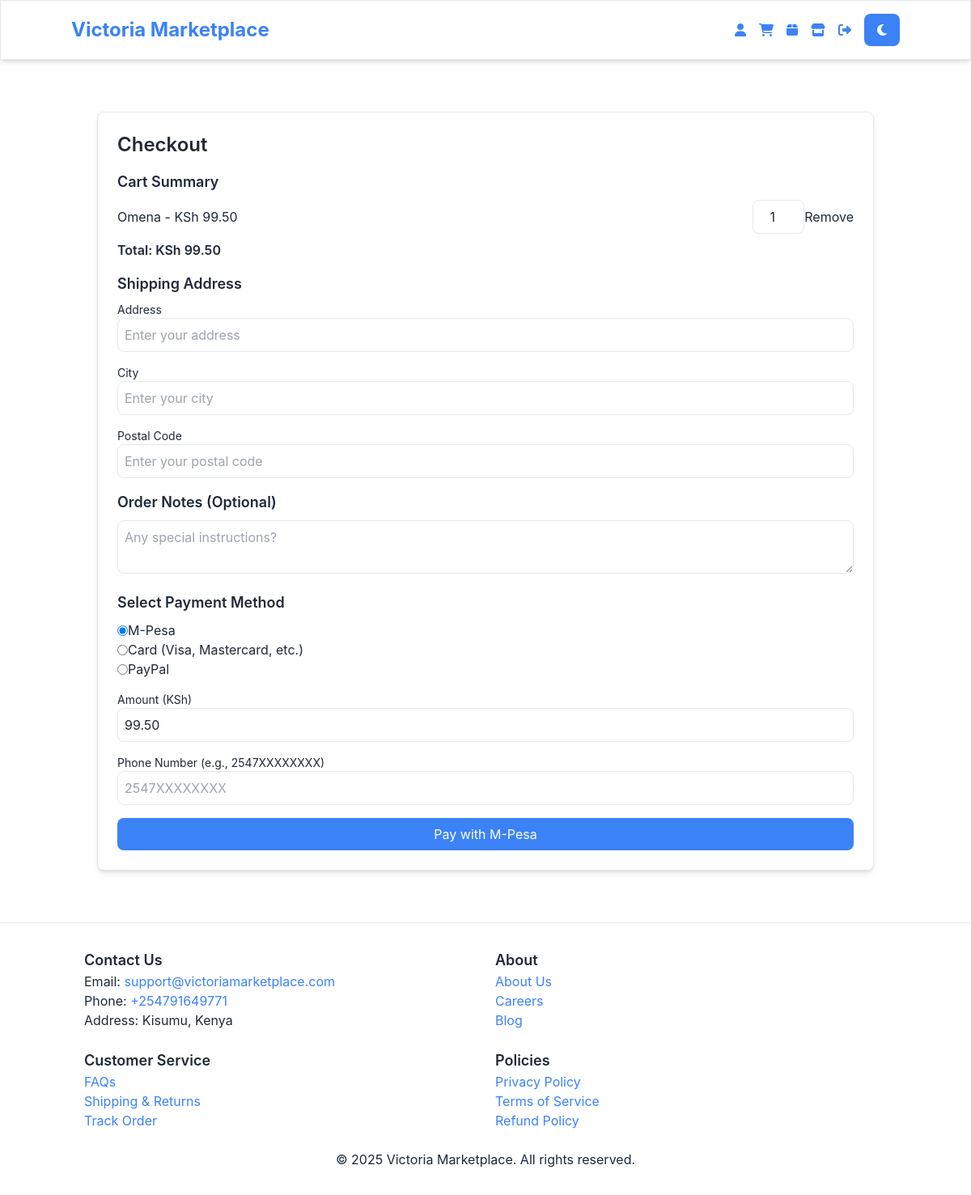
/checkout/ (signed in), run on an earlier commit of the app's database.
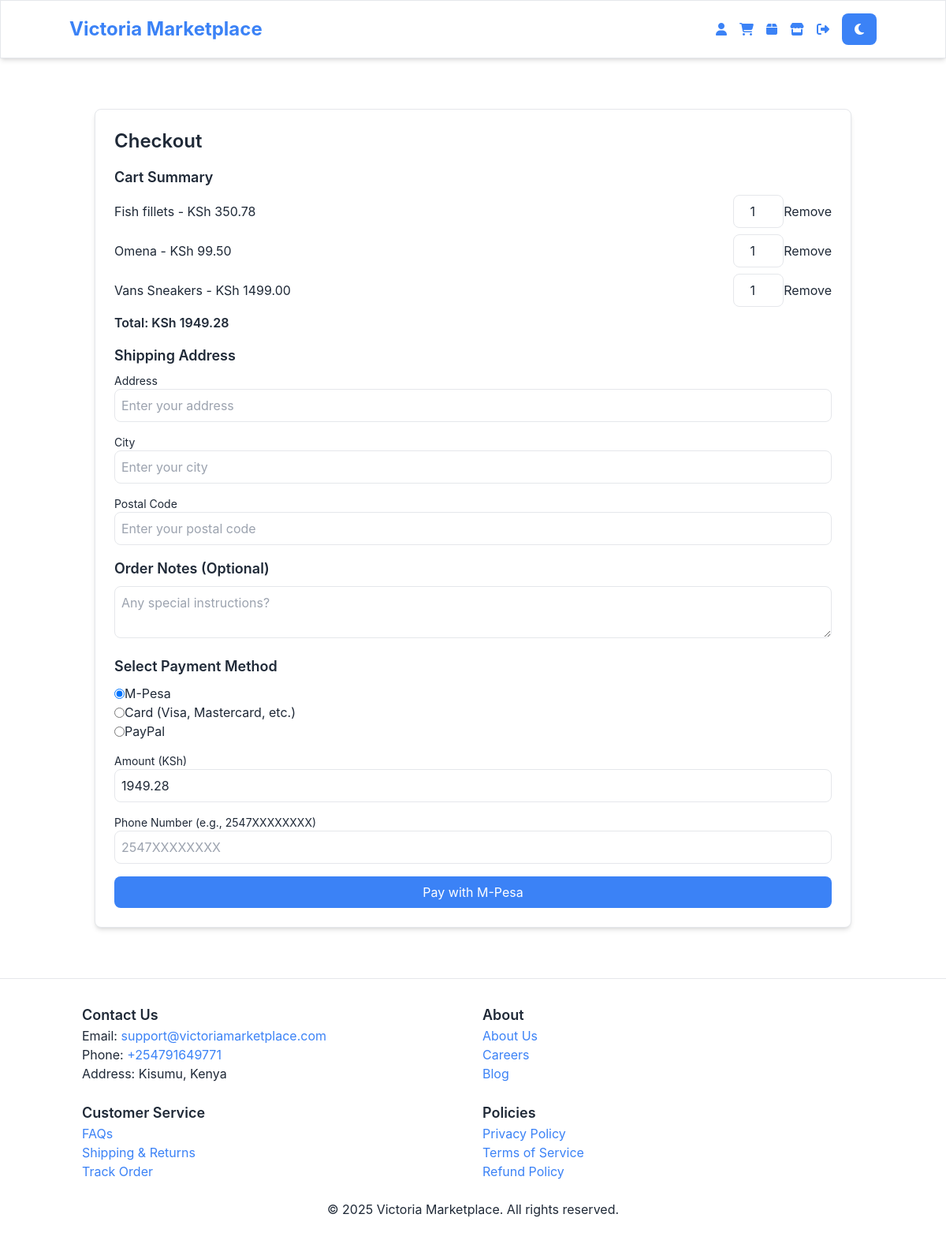
And on a later commit of the database.
### marketplace/models.py (models this page shows, shortened)
class CartItem(models.Model):
    cart = models.ForeignKey(Cart, on_delete=models.CASCADE, related_name='items', null=True)
    product = models.ForeignKey(Product, on_delete=models.CASCADE)
    quantity = models.PositiveIntegerField(default=1)

class Product(models.Model):
    name = models.CharField(max_length=200)
    description = models.TextField(blank=True)
    price = models.DecimalField(max_digits=10, decimal_places=2)
    category = models.ForeignKey(Category, on_delete=models.SET_NULL, null=True, blank=True)
    seller = models.ForeignKey(settings.AUTH_USER_MODEL, on_delete=models.CASCADE, related_name='products')
    rating = models.DecimalField(max_digits=3, decimal_places=1, default=0.0)
    image = models.ImageField(upload_to='products/', null=True, blank=True)
    created_at = models.DateTimeField(auto_now_add=True)
    stock = models.PositiveIntegerField(default=0)

### marketplace/views.py (the view)
# urls.py: path('checkout/', views.checkout, name='checkout'),
@login_required
def checkout(request):
    logger.info(f"Checkout accessed by user: {request.user.username}, Session ID: {request.session.session_key}")
    cart = Cart.objects.filter(user=request.user).first()
    logger.info(f"Cart found: {cart}")
    if not cart:
        logger.warning(f"No cart found for user {request.user.username}")
        messages.info(request, 'Your cart is empty.')
        return redirect('marketplace:cart')
    cart_items = CartItem.objects.filter(cart=cart).select_related('product')
    if not cart_items.exists():
        logger.warning(f"No items found in cart {cart.id} for user {request.user.username}")
        messages.info(request, 'Your cart is empty.')
    cart_items_with_subtotal = [{'item': item, 'subtotal': item.product.price * item.quantity} for item in cart_items]
    cart_total = sum(item['subtotal'] for item in cart_items_with_subtotal) if cart_items else 0
    if request.method == 'POST' and cart_items.exists():
        order = Order.objects.create(user=request.user, total_price=cart_total)
        request.session['order_id'] = order.id
        request.session['cart_items'] = [item.id for item in cart_items]
        return redirect('marketplace:initiate_payment')
    return render(request, 'marketplace/checkout.html', {
        'cart_items_with_subtotal': cart_items_with_subtotal,
        'cart_total': cart_total,
        'stripe_public_key': settings.STRIPE_PUBLIC_KEY,
    })

### marketplace/models.py (called while the page is built)
    def __str__(self):
        return f"Cart of {self.user.username}"

### templates/marketplace/checkout.html (shortened to what this page needs)
{% extends 'base.html' %}
{% block content %}
    <div class="container mx-auto px-4 py-8">
        <div class="theme-container rounded-lg shadow-md p-6 max-w-md mx-auto">
            <h2 class="text-2xl font-semibold mb-4">Checkout</h2>
            {% if cart_items_with_subtotal %}
                <div class="mb-4">
                    <h3 class="text-lg font-semibold">Cart Summary</h3>
                    <ul class="mt-2">
                        {% for entry in cart_items_with_subtotal %}
                            <li class="flex justify-between items-center mb-2">
                                <span>{{ entry.item.product.name }} - KSh {{ entry.subtotal }}</span>
                                <div class="flex items-center space-x-2">
                                    <input type="number" value="{{ entry.item.quantity }}" min="1" max="{{ entry.item.product.stock }}" class="w-16 p-1 border rounded-lg text-center update-quantity" data-cart-item-id="{{ entry.item.id }}">
                                    <button class="text-red-500 hover:text-red-700 remove-item" data-cart-item-id="{{ entry.item.id }}">Remove</button>
                                </div>
                            </li>
                        {% endfor %}
                    </ul>
                    <p class="mt-2 font-semibold">Total: KSh {{ cart_total }}</p>
                </div>
                <div class="mb-4">
                    <h3 class="text-lg font-semibold mb-2">Shipping Address</h3>
                    <form id="shipping-form">
                        <div class="mb-4">
                            <label for="address" class="block text-sm font-medium mb-1">Address</label>
                            <input type="text" name="address" id="address" placeholder="Enter your address" class="p-2 border rounded-lg w-full" required>
                        </div>
                        <div class="mb-4">
                            <label for="city" class="block text-sm font-medium mb-1">City</label>
                            <input type="text" name="city" id="city" placeholder="Enter your city" class="p-2 border rounded-lg w-full" required>
                        </div>
                        <div class="mb-4">
                            <label for="postal_code" class="block text-sm font-medium mb-1">Postal Code</label>
                            <input type="text" name="postal_code" id="postal_code" placeholder="Enter your postal code" class="p-2 border rounded-lg w-full">
                        </div>
                    </form>
                </div>
                <div class="mb-4">
                    <h3 class="text-lg font-semibold mb-2">Order Notes (Optional)</h3>
                    <textarea name="order_notes" id="order_notes" placeholder="Any special instructions?" class="p-2 border rounded-lg w-full"></textarea>
                </div>
                <div class="mb-4">
                    <h3 class="text-lg font-semibold mb-2">Select Payment Method</h3>
                    <div class="flex flex-col space-y-2">
                        <label class="flex items-center">
                            <input type="radio" name="payment_method" value="mpesa" class="mr-2" checked>
                            M-Pesa
                        </label>
                        <label class="flex items-center">
                            <input type="radio" name="payment_method" value="card" class="mr-2">
                            Card (Visa, Mastercard, etc.)
                        </label>
                        <label class="flex items-center">
                            <input type="radio" name="payment_method" value="paypal" class="mr-2">
                            PayPal
                        </label>
                    </div>
                </div>
                <div id="mpesa-form" class="payment-form">
                    <form method="post" action="{% url 'marketplace:initiate_payment' %}">
                        <div class="mb-4">
                            <label for="mpesa_amount" class="block text-sm font-medium mb-1">Amount (KSh)</label>
                            <input type="number" name="amount" id="mpesa_amount" value="{{ cart_total }}" class="p-2 border rounded-lg w-full" readonly>
                        </div>
                        <div class="mb-4">
                            <label for="phone_number" class="block text-sm font-medium mb-1">Phone Number (e.g., 2547XXXXXXXX)</label>
                            <input type="text" name="phone_number" id="phone_number" placeholder="2547XXXXXXXX" class="p-2 border rounded-lg w-full" required>
                        </div>
                        <button type="submit" class="w-full theme-button py-2 rounded-lg transition-colors duration-300">Pay with M-Pesa</button>
                    </form>
                </div>
            {% else %}
                <p>Your cart is empty.</p>
                <a href="{% url 'marketplace:home' %}" class="theme-link">Start Shopping</a>
            {% endif %}
        </div>
    </div>
{% endblock %}

### templates/base.html (shortened to what this page needs)
<!DOCTYPE html>
<html lang="en" data-theme="light">
<head>
    {% load static %}
    {% load static %}
    <link rel="stylesheet" href="{% static 'css/output.css' %}">
    <link rel="stylesheet" href="https://cdnjs.cloudflare.com/ajax/libs/font-awesome/6.5.1/css/all.min.css" />
</head>
<body>
    <nav class="theme-container shadow-md p-4">
        <div class="container mx-auto flex justify-between items-center">
            <a href="{% url 'marketplace:home' %}" class="text-2xl font-bold theme-link">Victoria Marketplace</a>
            <div class="space-x-4 flex items-center">
                {% if user.is_authenticated %}
                    <a href="{% url 'marketplace:profile' %}" class="theme-link">
                        <i class="fas fa-user"></i>
                    </a>
                    <a href="{% url 'marketplace:cart' %}" class="theme-link">
                        <i class="fas fa-shopping-cart"></i>
                    </a>
                    <a href="{% url 'marketplace:orders' %}" class="theme-link">
                        <i class="fas fa-box"></i>
                    </a>
                    {% if user.is_seller %}
                        <a href="{% url 'marketplace:seller_dashboard' %}" class="theme-link">
                            <i class="fas fa-store"></i>
                        </a>
                    {% endif %}
                    <a href="{% url 'marketplace:logout' %}" class="theme-link">
                        <i class="fas fa-sign-out-alt"></i>
                    </a>
                {% endif %}
                <button id="theme-toggle" class="theme-button p-2 rounded-lg text-white focus:outline-none">
                </button>
            </div>
        </div>
    </nav>
    <main class="flex-grow">
        <div class="container mx-auto px-4 py-8">
            {% block content %}{% endblock %}
        </div>
    </main>
    <footer>
    <div class="container mx-auto px-4">
        <div class="grid grid-cols-1 sm:grid-cols-2 lg:grid-cols-4 gap-6">
            <div>
                <h3 class="text-lg font-semibold mb-3">Contact Us</h3>
                <p>Email: <a href="mailto:support@victoriamarketplace.com">support@victoriamarketplace.com</a></p>
                <p>Phone: <a href="tel:+254791649771">+254791649771</a></p>
                <p>Address: Kisumu, Kenya</p>
            </div>
            <div>
                <h3 class="text-lg font-semibold mb-3">About</h3>
                <p><a href="{% url 'marketplace:about' %}" class="hover:underline">About Us</a></p>
                <p><a href="{% url 'marketplace:careers' %}" class="hover:underline">Careers</a></p>
                <p><a href="{% url 'marketplace:blog' %}" class="hover:underline">Blog</a></p>
            </div>
            <div>
                <h3 class="text-lg font-semibold mb-3">Customer Service</h3>
                <p><a href="{% url 'marketplace:faqs' %}" class="hover:underline">FAQs</a></p>
                <p><a href="{% url 'marketplace:shipping-returns' %}" class="hover:underline">Shipping & Returns</a></p>
                <p><a href="{% url 'marketplace:track_order' %}" class="hover:underline">Track Order</a></p>
            </div>
            <div>
                <h3 class="text-lg font-semibold mb-3">Policies</h3>
                <p><a href="{% url 'marketplace:privacy-policy' %}" class="hover:underline">Privacy Policy</a></p>
                <p><a href="{% url 'marketplace:terms-of-service' %}" class="hover:underline">Terms of Service</a></p>
                <p><a href="{% url 'marketplace:refund-policy' %}" class="hover:underline">Refund Policy</a></p>
            </div>
        </div>
        <div class="mt-6 text-center">
            <p>© 2025 Victoria Marketplace. All rights reserved.</p>
        </div>
    </div>
</footer>
</body>
</html>

### templates/base.html (style rules this page uses)
:root { --bg-color: #ffffff; --text-color: #1f2937; --card-bg: #ffffff; --button-bg: #3b82f6; --button-hover: #2563eb; --button-text: #ffffff; --nav-bg: #ffffff; --nav-text: #1f2937; --link-hover: #3b82f6; --border-color: #e5e7eb; --placeholder-bg: #e5e7eb; --placeholder-text: #6b7280; }
body { background-color: var(--bg-color); color: var(--text-color); transition: background-color 0.3s ease, color 0.3s ease; margin: 0; font-family: -apple-system, BlinkMacSystemFont, 'Segoe UI', Roboto, Oxygen, Ubuntu, sans-serif; display: flex; flex-direction: column; min-height: 100vh; }
.theme-container { background-color: var(--card-bg); color: var(--text-color); border: 1px solid var(--border-color); transition: background-color 0.3s ease, color 0.3s ease, border-color 0.3s ease; }
nav { background-color: var(--nav-bg); color: var(--nav-text); transition: background-color 0.3s ease, color 0.3s ease; position: sticky; top: 0; z-index: 50; }
nav a { color: var(--nav-text); text-decoration: none; transition: color 0.3s ease; }
.theme-button { background-color: var(--button-bg); color: var(--button-text); border: none; padding: 0.5rem 1rem; border-radius: 0.5rem; cursor: pointer; transition: background-color 0.3s ease; }
.theme-link { color: var(--button-bg); text-decoration: none; transition: color 0.3s ease; position: relative; }
input, textarea, select { background-color: var(--card-bg); color: var(--text-color); border: 1px solid var(--border-color); border-radius: 0.375rem; padding: 0.5rem; transition: background-color 0.3s ease, color 0.3s ease, border-color 0.3s ease; }
footer { background-color: var(--card-bg); border-top: 1px solid var(--border-color); color: var(--text-color); padding: 2rem 1rem; margin-top: auto; }
footer a { color: var(--button-bg); transition: color 0.3s ease; }

What changed in the data, as far as the page shows it:
added CartItem: item.product.name "Fish fillets", subtotal "350.78", item.quantity "1"
added CartItem: item.product.name "Vans Sneakers", subtotal "1499.00", item.quantity "1"
Also different on the page:
{{ cart_total }}: "99.50" → "1949.28"
form field amount: "99.50" → "1949.28"
